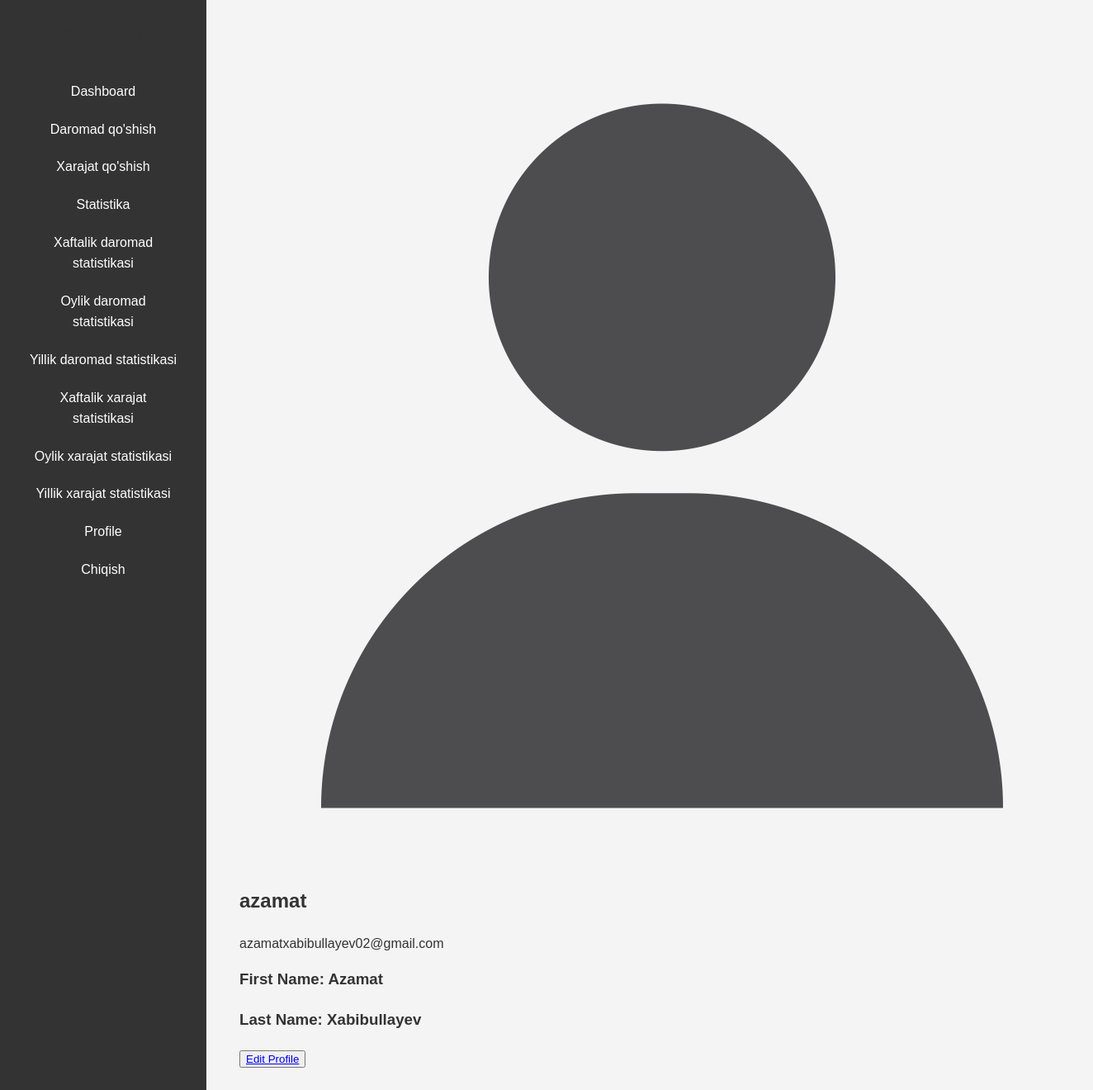
/users/profile/ (signed in), run on the app's committed database.
### users/models.py (models this page shows, shortened)
class CustomUser(AbstractUser):
    image = models.ImageField(upload_to='users_images/', blank=True, null=True, default='default_images/user_image.png')
    class Meta:
        db_table = 'customuser'

### users/views.py (the view)
# urls.py: path('profile/', ProfileView.as_view(), name='profile'),
class ProfileView(LoginRequiredMixin, View):
    def get(self, request):
        return render(request, 'users/profile.html', {"user": request.user})

### templates/users/profile.html (shortened to what this page needs)
{% extends "base.html" %}
{% block content %}
<div class="profile-container">
    <div class="profile-header">
        <img src="{{ user.image.url }}" class="profile-image" alt="{{ user.username }}">
        <h2>{{ user.username }}</h2>
        <p>{{ user.email }}</p>
    </div>
    <div class="profile-details">
        <h3>First Name: {{ user.first_name }}</h3>
        <h3>Last Name: {{ user.last_name }}</h3>
        <button class="edit-profile-button">
            <a href="{% url 'users:edit_profile' %}">Edit Profile</a>
        </button>
    </div>
</div>
{% endblock %}

### templates/base.html (style rules this page uses)
body { font-family: 'Arial', sans-serif; line-height: 1.6; background-color: #f4f4f4; color: #333; margin: 0; padding: 0; }
h1, h2, h3, h4, h5, h6 { margin-top: 0; color: #333; }

### data on the page
CustomUser: image (picture), username "azamat", email "azamatxabibullayev02@gmail.com", first_name "Azamat", last_name "Xabibullayev"
